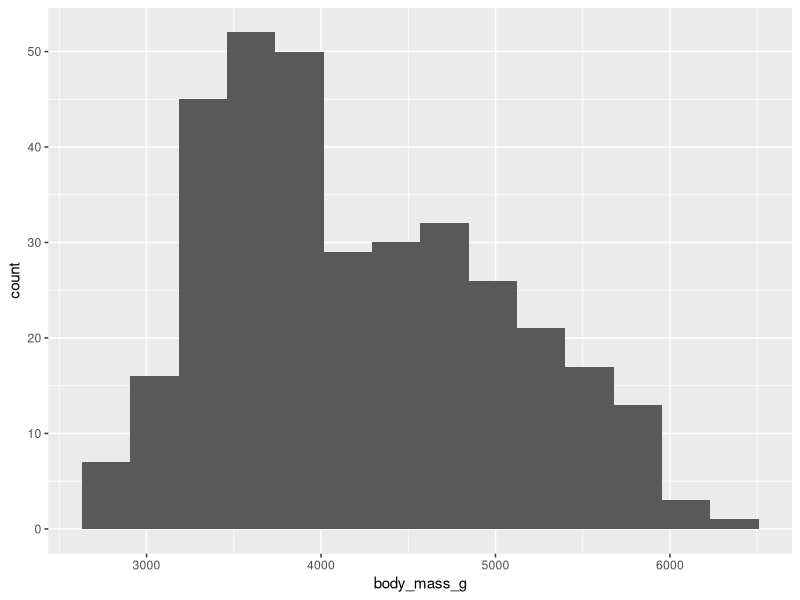
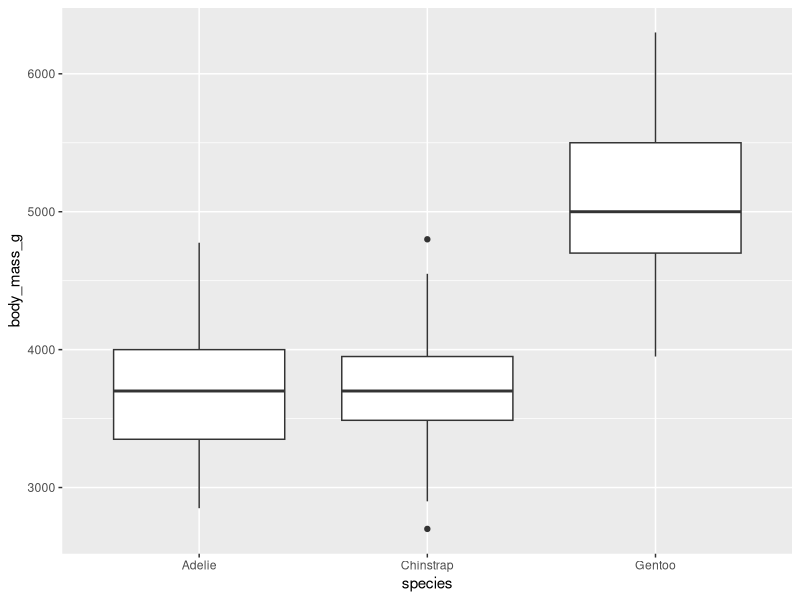
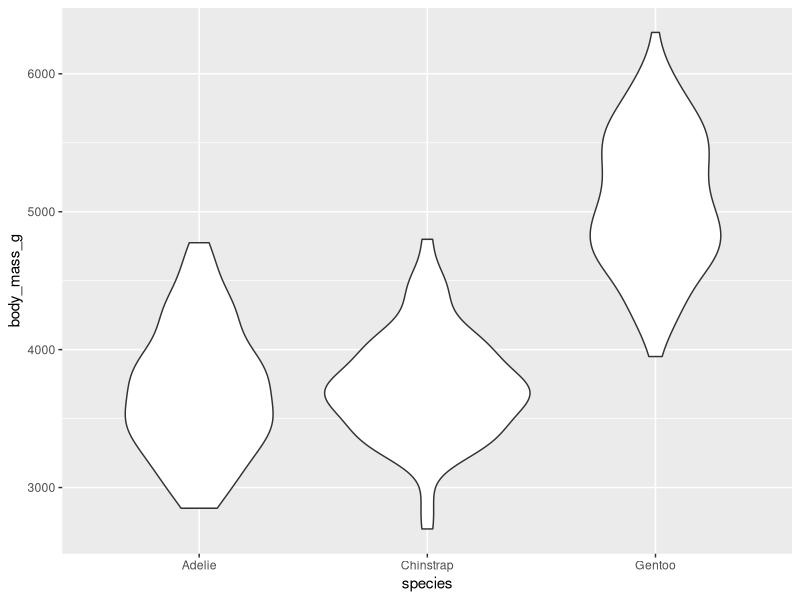
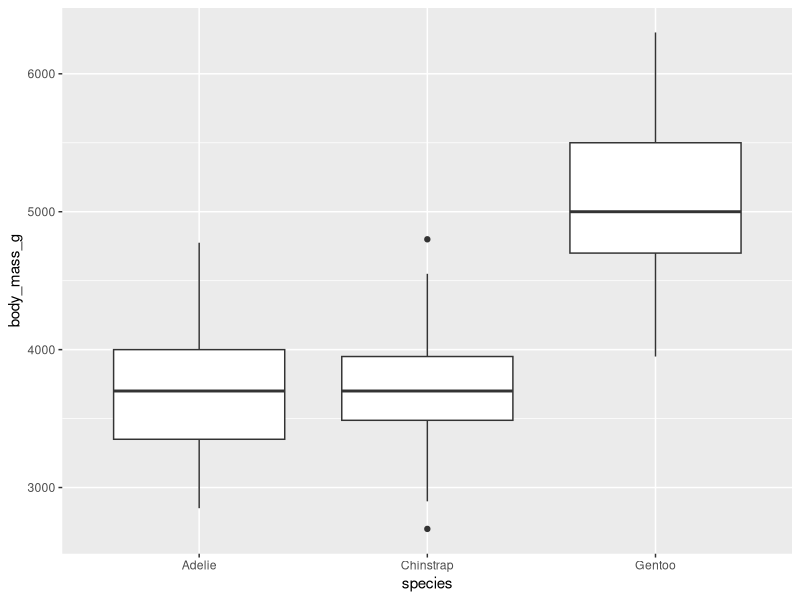
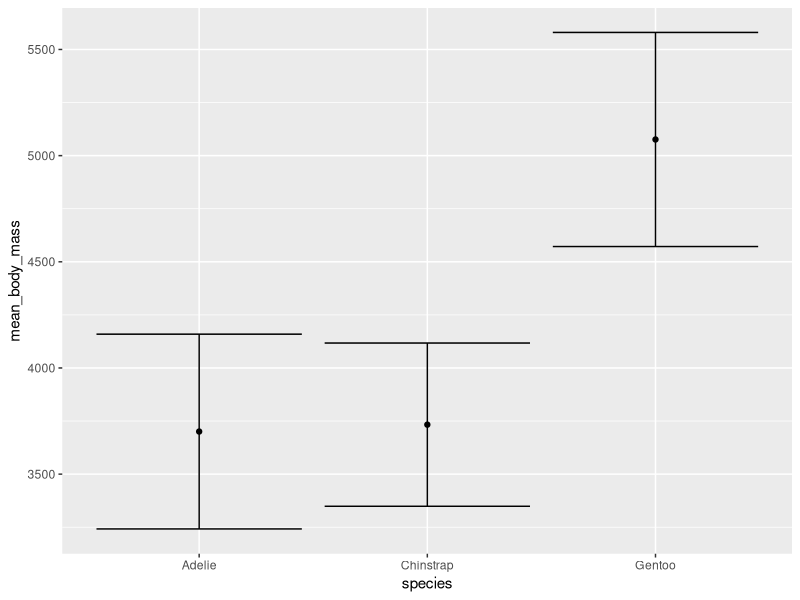
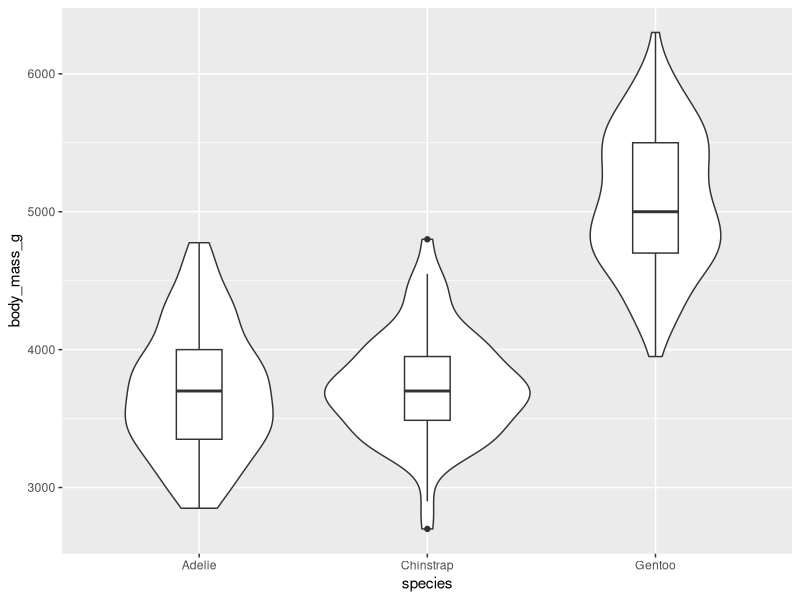
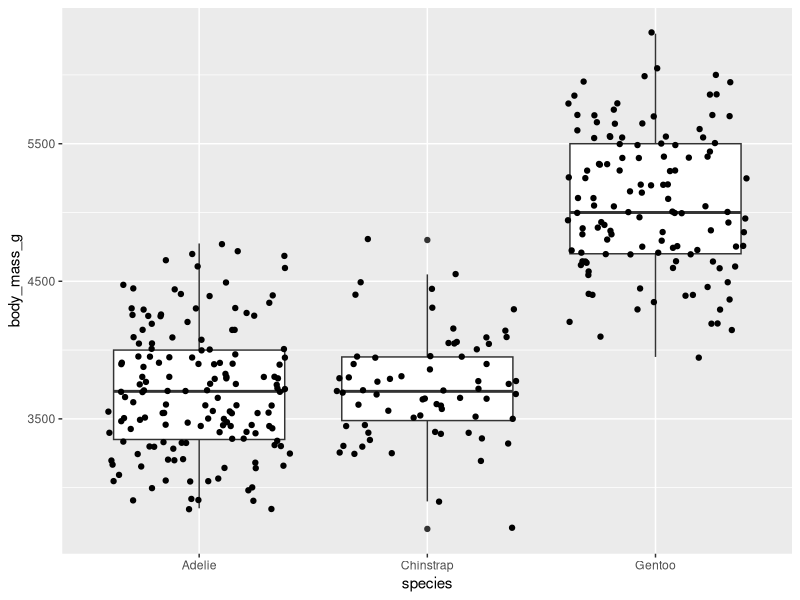
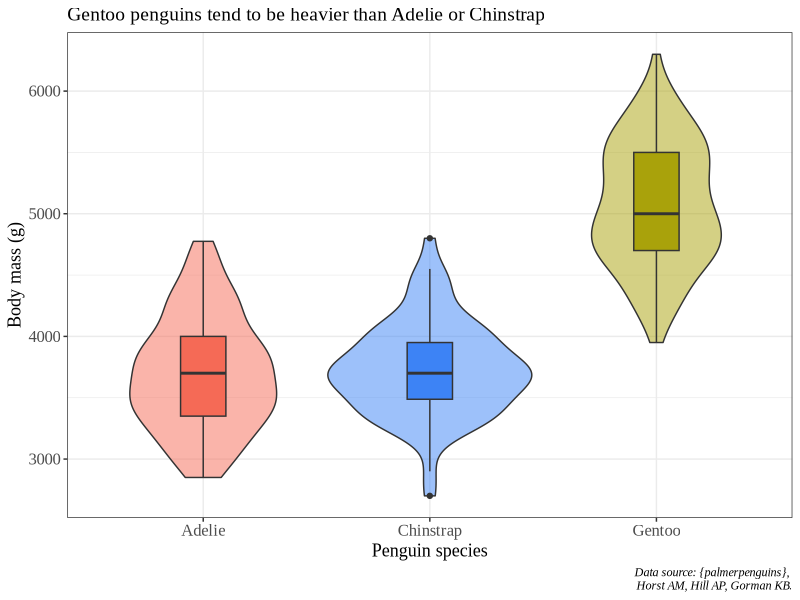

Here is the R script that generated these plots, in order:
## ---- chunk 1
# this is a code chunk!
## ---- chunk 2
3 + 8
## ---- chunk 3
# load in libraries
library(tidyverse) # wrangling tools
library(palmerpenguins) # penguin data frame
## ---- chunk 4
head(penguins)
## ---- chunk 5
mean(penguins$flipper_length_mm)
## ---- chunk 6
mean(penguins$flipper_length_mm, na.rm = TRUE)
## ---- chunk 7
# identify the data frame
penguins %>% 
  # group the data frame by species (a column in the data frame)
  group_by(species) %>% 
  # summarize by creating a new column called mean_body_mass
  # calculate the mean of body_mass_g
  summarize(mean_body_mass = mean(body_mass_g, na.rm = TRUE))
## ---- chunk 8
# identify the data frame
penguin_summary <- penguins %>% 
  # group the data frame by species (a column in the data frame)
  group_by(species) %>% 
  # summarize the data frame
  # calculate mean and standard deviation of body mass
  summarize(mean_body_mass = mean(body_mass_g, na.rm = TRUE),
            sd_body_mass = sd(body_mass_g, na.rm = TRUE))
## ---- chunk 9
# identify the data frame
penguins %>% 
  # filter data frame to only include observations from Dream
  filter(island == "Dream") %>% 
  # group the data frame by species (a column in the data frame)
  group_by(species) %>% 
  # summarize the data frame
  # calculate mean and standard deviation of body mass
  summarize(mean_body_mass = mean(body_mass_g, na.rm = TRUE),
            sd_body_mass = sd(body_mass_g, na.rm = TRUE))
## ---- chunk 10
ggplot(data = penguins, aes(x = body_mass_g)) +
  geom_histogram(bins = 14) 
## ---- chunk 11
ggplot(data = penguins, aes(x = species, y = body_mass_g)) +
  geom_boxplot()
## ---- chunk 12
ggplot(data = penguins, aes(x = species, y = body_mass_g)) +
  geom_violin()
## ---- chunk 13
ggplot(data = penguins, aes(x = species, y = body_mass_g)) +
  geom_boxplot() 
## ---- chunk 14
ggplot(data = penguin_summary, aes(x = species, y = mean_body_mass)) +
  geom_point() +
  geom_errorbar(aes(ymin = mean_body_mass - sd_body_mass, 
                    ymax = mean_body_mass + sd_body_mass))
## ---- chunk 15
ggplot(data = penguins, aes(x = species, y = body_mass_g)) +
  geom_violin() +
  geom_boxplot(width = 0.2)
## ---- chunk 16
ggplot(data = penguins, aes(x = species, y = body_mass_g)) +
  geom_boxplot() +
  geom_jitter()
## ---- chunk 17
ggplot(data = penguins, aes(x = species, y = body_mass_g)) +
  geom_violin(aes(fill = species), alpha = 0.5) +
  geom_boxplot(aes(fill = species), width = 0.2) +
  scale_fill_manual(values = c("#F56A56", "#3D83F5", "#A9A20B")) +
  labs(x = "Penguin species", y = "Body mass (g)",
       title = "Gentoo penguins tend to be heavier than Adelie or Chinstrap",
       caption = "Data source: {palmerpenguins}, \n Horst AM, Hill AP, Gorman KB.") +
  theme_bw() +
  theme(legend.position = "none", 
        axis.title = element_text(size = 13),
        axis.text = element_text(size = 12),
        plot.title = element_text(size = 14),
        plot.caption = element_text(face = "italic"),
        text = element_text(family = "Times New Roman"))
## ---- chunk 18
ggplot() +
  geom_jitter(data = penguins, aes(x = species, y = body_mass_g, color = species), alpha = 0.4) +
  geom_point(data = penguin_summary, aes(x = species, y = mean_body_mass, color = species), size = 5) +
  geom_errorbar(data = penguin_summary, aes(x = species, ymin = mean_body_mass - sd_body_mass, ymax = mean_body_mass + sd_body_mass, color = species), width = 0.2) +
  scale_color_manual(values = c("#F56A56", "#3D83F5", "#A9A20B")) +
  labs(x = "Penguin species", y = "Body mass (g)",
       title = "Gentoo penguins tend to be heavier than Adelie or Chinstrap",
       caption = "Data source: {palmerpenguins}, \n Horst AM, Hill AP, Gorman KB.") +
  theme_bw() +
  theme(legend.position = "none", 
        axis.title = element_text(size = 13),
        axis.text = element_text(size = 12),
        plot.title = element_text(size = 14),
        plot.caption = element_text(face = "italic"),
        text = element_text(family = "Times New Roman"))
## ---- chunk 19
breaks <- ggplot(data = penguins, aes(x = body_mass_g)) +
  geom_histogram(fill = "#FFFFFF", color = "#000000", breaks = seq(from = 2700, to = 6500, by = 250)) +
  scale_x_continuous(breaks = round(seq(from = 2700, to = 6500, by = 250)), limits = c(2700, 6450), expand = c(0, 0)) +
  scale_y_continuous(expand = c(0, 0), limits = c(0, 50), breaks = seq(from = 10, to = 50, by = 10)) +
  labs(x = "Body mass (g)", y = "Count",
       title = "Histogram of penguin body masses from Palmer Station LTER",
       caption = "Data source: {palmerpenguins}, \n Horst AM, Hill AP, Gorman KB.") +
  theme_classic() +
  theme(plot.margin = margin(1, 1, 1, 1, "cm"),
        plot.caption = element_text(face = "italic", size = 10),
        axis.title = element_text(size = 12),
        axis.text = element_text(size = 11)) 

breaks
